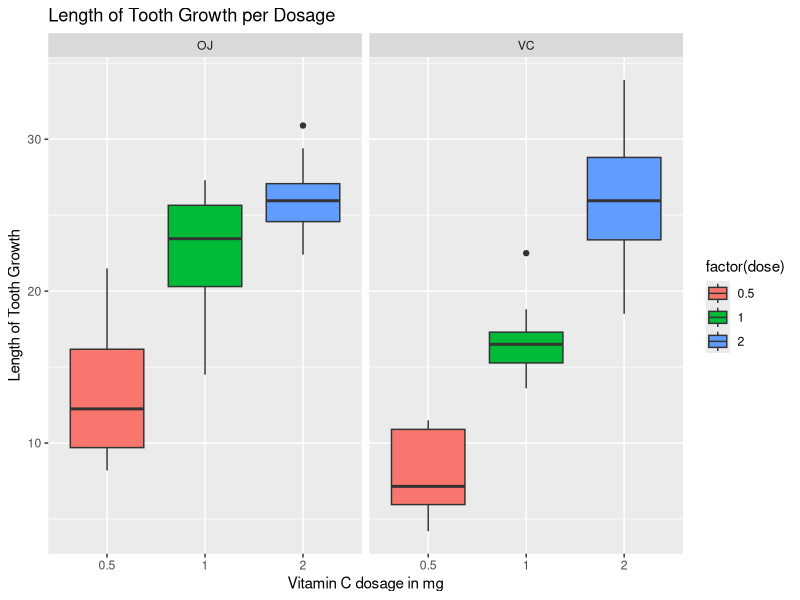

This chart was generated by the following R code:
## ---- chunk 1
library(ggplot2)

library(datasets)
data(ToothGrowth)
## ---- chunk 2
dim(ToothGrowth)
summary(ToothGrowth)
## ---- chunk 3
g <- ggplot(ToothGrowth, aes( x = factor(dose), y = len, fill = factor(dose)))
g <- g + geom_boxplot() + facet_grid(.~supp) +
    labs(x="Vitamin C dosage in mg", y="Length of Tooth Growth", title="Length of Tooth Growth per Dosage") 
print(g)
## ---- chunk 4
# Assume unequal variances between the two groups
t.test(len ~ supp, data = ToothGrowth)
## ---- chunk 5
pair1<-subset(ToothGrowth, dose %in% c(0.5, 1.0))
pair2<-subset(ToothGrowth, dose %in% c(0.5, 2.0))
pair3<-subset(ToothGrowth, dose %in% c(1.0, 2.0))
## ---- chunk 6
t.test(len ~ dose, data = pair1)
## ---- chunk 7
t.test(len ~ dose, data = pair2)
## ---- chunk 8
t.test(len ~ dose, data = pair3)
